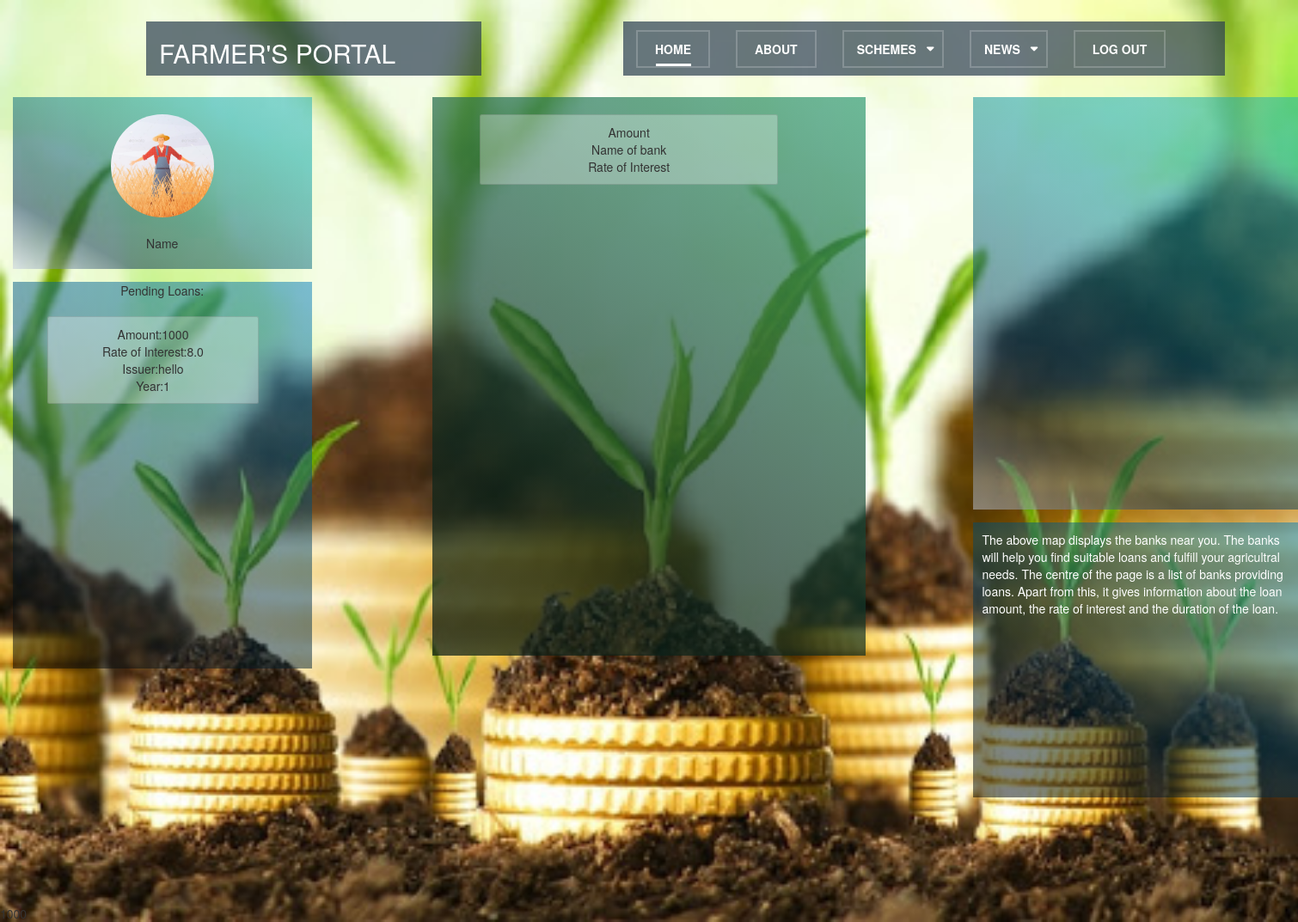
Page /Bank/ViewLoan/ on the earlier database version.
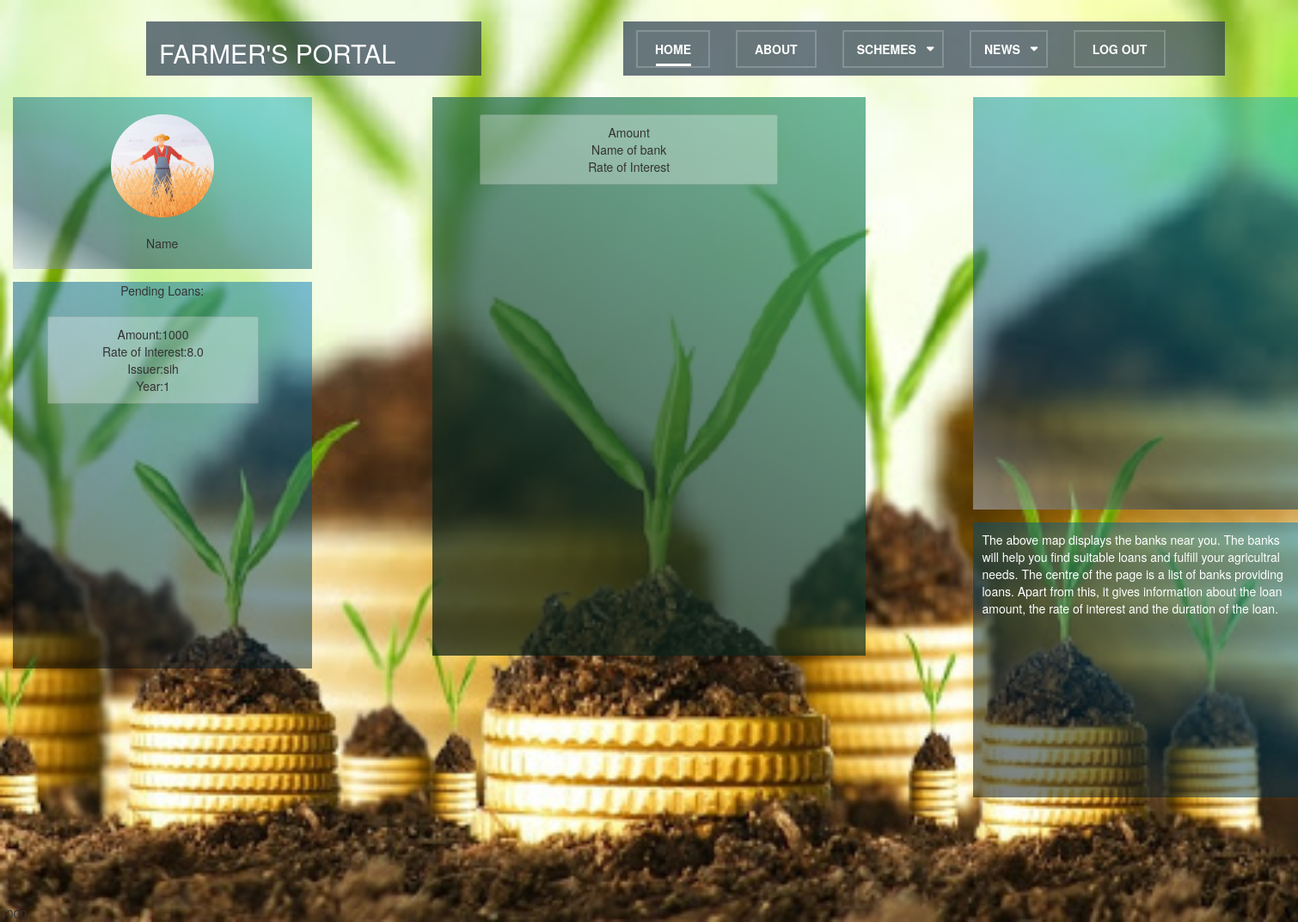
Same page on the later database version.
### Bank/models.py (models this page shows, shortened)
class Loan(models.Model):
    Publisher=models.ForeignKey(BankExecutive,on_delete=models.CASCADE)
    Amt=models.IntegerField()
    Rate=models.FloatField()
    Year=models.IntegerField()

### farmers/models.py (models this page shows)
class BankExecutive(models.Model):
    Ref=models.ForeignKey(User,on_delete=models.CASCADE)
    Bank_Name=models.CharField(max_length=100)
    Address=models.CharField(max_length=100)
    Contact=models.IntegerField()
    def __str__(self):
        return self.Ref.username

### Bank/views.py (the view)
# urls.py: path('ViewLoan/',views.LoanView,name='LoanView'),
def LoanView(request):
    flag=0
    q=Loan.objects.all()
    try:
        u=BankExecutive.objects.get(Ref=request.user)
        flag=1
    except:
        flag=0
    return render(request,'homeloan.html',{'loan':q,'flag':flag})

### Bank/templates/homeloan.html (shortened to what this page needs)
{% load static %}
<html>
<head>
 	<link rel="stylesheet" href="https://cdnjs.cloudflare.com/ajax/libs/font-awesome/4.7.0/css/font-awesome.min.css">
	 <link rel="stylesheet" href="{% static 'css/bootsnav.css' %}">
	 <link rel="stylesheet" href="{% static 'css/bank.css' %}">
 	<link rel="stylesheet" href="https://maxcdn.bootstrapcdn.com/bootstrap/3.3.7/css/bootstrap.min.css">
</head>
<body>
	<div class="container">
        <div class="row">
        	<div class="col-md-4 logo"><h2 style="color:white">FARMER'S PORTAL</h2></div>
            <div class="col-md-8">
                <nav class="navbar navbar-default navbar-mobile bootsnav on">
                    <div class="collapse navbar-collapse" id="navbar-menu">
                        <ul class="nav navbar-nav" data-in="fadeInDown" data-out="fadeOutUp">
                            <li class="active"><a href="#" data-hover="Home">Home </a></li>
                            <li><a href="#" data-hover="About">About </a></li>
                            <li class="dropdown">
                                <a href="#" class="dropdown-toggle" data-toggle="dropdown" data-hover="Shortcodes">Schemes</a>
                            </li>
                            <li class="dropdown">
                                <a href="#" class="dropdown-toggle" data-toggle="dropdown" data-hover="Shortcodes">News </a>
                            </li>
                            <li><a href="#" data-hover="LogOut">Log Out </a></li>
                        </ul>
                    </div>
                </nav>
            </div>
		 </div>
	</div>
	<div class="container-fluid hi">
		 <div class="row">
			<div class="col-md-3">
			  <div class="lef1">
				  <br>
				  <img src="{% static 'css/statics/wallpaper1.jpg' %}">
				 <br><br><span>Name</span>
			  </div>
			  <div class="lef2">
				  <p>Pending Loans:</p>
				  <ul style="list-style: none;">
					  <li>
                          {% for i in loan %}
					  <div class="card dis">
						  Amount:{{i.Amt}}
						  <br>
                          Rate of Interest:{{i.Rate}}
                          <br>
                          Issuer:{{i.Publisher}}
                          <br>
                          Year:{{i.Year}}
                      </div>
                      {% endfor %}
				  </li>
				  </ul>
			  </div>
			</div>
			<div class="col-md-1"></div>
			<div class="col-md-4 cen">
						<ul style="list-style: none;">
							<li>
							<div class="card dis">
								<span>Amount</span>
						<span>Name of bank</span>
						<span>Rate of Interest</span>
							</div>
						</li>
						</ul>
		   </div>
		   <div class="col-md-1"></div>
			<div class="col-md-3">
				<div class="row r1">
					<iframe src="https://www.google.com/maps/embed?pb=!1m16!1m12!1m3!1d15072.9410065777!2d72.839731447777!3d19.184924584813327!2m3!1f0!2f0!3f0!3m2!1i1024!2i768!4f13.1!2m1!1sbanks!5e0!3m2!1sen!2sin!4v1581043029970!5m2!1sen!2sin" width="600" height="450" frameborder="0" style="border:0;" allowfullscreen=""></iframe>
				</div>
				<div class="row r2">
					The above map displays the banks near you. The banks will help you find suitable loans
					and fulfill your agricultral needs. The centre of the page is a list of banks providing loans. Apart from
					this, it gives information about the loan amount, the rate of interest and the duration of the loan.
				</div>
			</div>
		</div>
	</div>
    {% for i in loan %}
    {{i.Amt}}
    {% endfor %}
</body>
</html>

Differences in the rows shown:
changed through a linked row, Loan: Publisher "hello" → "sih"
